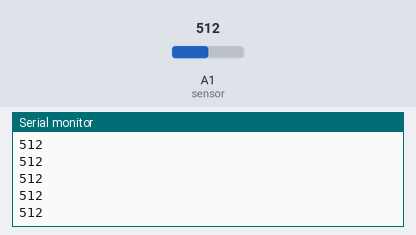
A sketch run on a simulated Arduino Uno, built with avr-gcc and run on an emulated ATmega328P. Parts: the last lines printed to the serial monitor. The inputs (shaded band) are chosen by the test bench; at power-on: A1 (sensor) = 512.

Above: at 1.2 s.
1.3 s: A1 (sensor) set to 716
At 1.56 s:
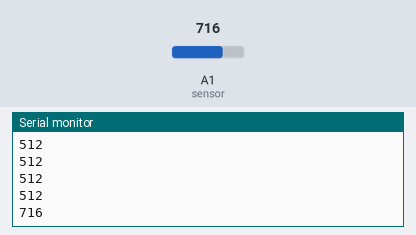
2.8 s: A1 (sensor) set to 900
At 2.96 s:
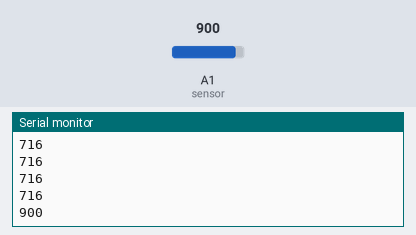
Timing chart, 0 to 5.8 s (numbered marks = the images above; inputs shaded):
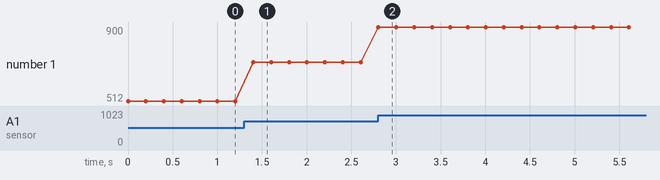

Measured:
- after the input at 1.3 s, the serial monitor: prints a new line after 0.10 s (image 1)
- after the input at 2.8 s, the serial monitor: prints a new line at once (image 2)
- plotted number 1: 512 → 716 after the input at 1.3 s, 716 → 900 after the input at 2.8 s

The sketch:

Ques18.ino
```cpp
const int sensor = A1;

void setup() {
  Serial.begin(9600);
}

void loop() {
  int sensor_value = analogRead(sensor); // Read IR sensor value
  Serial.println(sensor_value); // Print sensor value to serial monitor
  delay(200);
}
```
